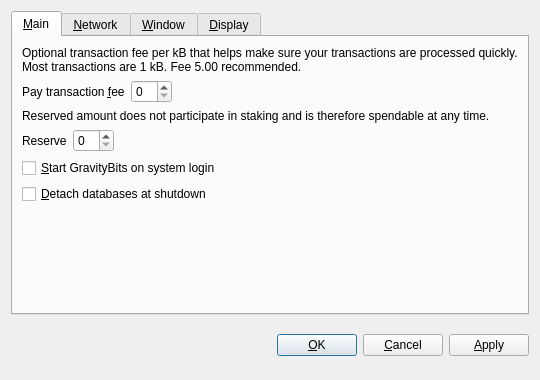
<?xml version="1.0" encoding="UTF-8"?>
<ui version="4.0">
 <class>OptionsDialog</class>
 <widget class="QDialog" name="OptionsDialog">
  <property name="geometry">
   <rect>
    <x>0</x>
    <y>0</y>
    <width>540</width>
    <height>380</height>
   </rect>
  </property>
  <property name="windowTitle">
   <string>Options</string>
  </property>
  <property name="modal">
   <bool>true</bool>
  </property>
  <layout class="QVBoxLayout" name="verticalLayout">
   <item>
    <widget class="QTabWidget" name="tabWidget">
     <property name="tabPosition">
      <enum>QTabWidget::North</enum>
     </property>
     <property name="currentIndex">
      <number>0</number>
     </property>
     <widget class="QWidget" name="tabMain">
      <attribute name="title">
       <string>&amp;Main</string>
      </attribute>
      <layout class="QVBoxLayout" name="verticalLayout_Main">
       <item>
        <widget class="QLabel" name="transactionFeeInfoLabel">
         <property name="text">
          <string>Optional transaction fee per kB that helps make sure your transactions are processed quickly. Most transactions are 1 kB. Fee 5.00 recommended.</string>
         </property>
         <property name="textFormat">
          <enum>Qt::PlainText</enum>
         </property>
         <property name="wordWrap">
          <bool>true</bool>
         </property>
        </widget>
       </item>
       <item>
        <layout class="QHBoxLayout" name="horizontalLayoutFee">
         <item>
          <widget class="QLabel" name="transactionFeeLabel">
           <property name="text">
            <string>Pay transaction &amp;fee</string>
           </property>
           <property name="textFormat">
            <enum>Qt::PlainText</enum>
           </property>
           <property name="buddy">
            <cstring>transactionFee</cstring>
           </property>
          </widget>
         </item>
         <item>
          <widget class="BitcoinAmountField" name="transactionFee"/>
         </item>
         <item>
          <spacer name="horizontalSpacerFee">
           <property name="orientation">
            <enum>Qt::Horizontal</enum>
           </property>
           <property name="sizeHint" stdset="0">
            <size>
             <width>40</width>
             <height>20</height>
            </size>
           </property>
          </spacer>
         </item>
        </layout>
       </item>
       <item>
        <widget class="QLabel" name="reserveBalanceInfoLabel">
         <property name="text">
          <string>Reserved amount does not participate in staking and is therefore spendable at any time.</string>
         </property>
         <property name="textFormat">
          <enum>Qt::PlainText</enum>
         </property>
         <property name="wordWrap">
          <bool>true</bool>
         </property>
        </widget>
       </item>
       <item>
        <layout class="QHBoxLayout" name="horizontalLayoutReserveBalance">
         <item>
          <widget class="QLabel" name="reserveBalanceLabel">
           <property name="text">
            <string>Reserve</string>
           </property>
           <property name="textFormat">
            <enum>Qt::PlainText</enum>
           </property>
           <property name="buddy">
            <cstring>reserveBalance</cstring>
           </property>
          </widget>
         </item>
         <item>
          <widget class="BitcoinAmountField" name="reserveBalance"/>
         </item>
         <item>
          <spacer name="horizontalSpacerReserveBalance">
           <property name="orientation">
            <enum>Qt::Horizontal</enum>
           </property>
           <property name="sizeHint" stdset="0">
            <size>
             <width>40</width>
             <height>20</height>
            </size>
           </property>
          </spacer>
         </item>
        </layout>
       </item>
       <item>
        <widget class="QCheckBox" name="bitcoinAtStartup">
         <property name="toolTip">
          <string>Automatically start GravityBits after logging in to the system.</string>
         </property>
         <property name="text">
          <string>&amp;Start GravityBits on system login</string>
         </property>
        </widget>
       </item>
       <item>
        <widget class="QCheckBox" name="detachDatabases">
         <property name="toolTip">
          <string>Detach block and address databases at shutdown. This means they can be moved to another data directory, but it slows down shutdown. The wallet is always detached.</string>
         </property>
         <property name="text">
          <string>&amp;Detach databases at shutdown</string>
         </property>
        </widget>
       </item>
       <item>
        <spacer name="verticalSpacer_Main">
         <property name="orientation">
          <enum>Qt::Vertical</enum>
         </property>
         <property name="sizeHint" stdset="0">
          <size>
           <width>20</width>
           <height>40</height>
          </size>
         </property>
        </spacer>
       </item>
      </layout>
     </widget>
     <widget class="QWidget" name="tabNetwork">
      <attribute name="title">
       <string>&amp;Network</string>
      </attribute>
      <layout class="QVBoxLayout" name="verticalLayout_Network">
       <item>
        <widget class="QCheckBox" name="mapPortUpnp">
         <property name="toolTip">
          <string>Automatically open the GravityBits client port on the router. This only works when your router supports UPnP and it is enabled.</string>
         </property>
         <property name="text">
          <string>Map port using &amp;UPnP</string>
         </property>
        </widget>
       </item>
       <item>
        <widget class="QCheckBox" name="connectSocks">
         <property name="toolTip">
          <string>Connect to the GravityBits network through a SOCKS proxy (e.g. when connecting through Tor).</string>
         </property>
         <property name="text">
          <string>&amp;Connect through SOCKS proxy:</string>
         </property>
        </widget>
       </item>
       <item>
        <layout class="QHBoxLayout" name="horizontalLayout_Network">
         <item>
          <widget class="QLabel" name="proxyIpLabel">
           <property name="text">
            <string>Proxy &amp;IP:</string>
           </property>
           <property name="textFormat">
            <enum>Qt::PlainText</enum>
           </property>
           <property name="buddy">
            <cstring>proxyIp</cstring>
           </property>
          </widget>
         </item>
         <item>
          <widget class="QValidatedLineEdit" name="proxyIp">
           <property name="maximumSize">
            <size>
             <width>140</width>
             <height>16777215</height>
            </size>
           </property>
           <property name="toolTip">
            <string>IP address of the proxy (e.g. 127.0.0.1)</string>
           </property>
          </widget>
         </item>
         <item>
          <widget class="QLabel" name="proxyPortLabel">
           <property name="text">
            <string>&amp;Port:</string>
           </property>
           <property name="textFormat">
            <enum>Qt::PlainText</enum>
           </property>
           <property name="buddy">
            <cstring>proxyPort</cstring>
           </property>
          </widget>
         </item>
         <item>
          <widget class="QLineEdit" name="proxyPort">
           <property name="maximumSize">
            <size>
             <width>55</width>
             <height>16777215</height>
            </size>
           </property>
           <property name="toolTip">
            <string>Port of the proxy (e.g. 9050)</string>
           </property>
          </widget>
         </item>
         <item>
          <widget class="QLabel" name="socksVersionLabel">
           <property name="text">
            <string>SOCKS &amp;Version:</string>
           </property>
           <property name="textFormat">
            <enum>Qt::PlainText</enum>
           </property>
           <property name="buddy">
            <cstring>socksVersion</cstring>
           </property>
          </widget>
         </item>
         <item>
          <widget class="QValueComboBox" name="socksVersion">
           <property name="toolTip">
            <string>SOCKS version of the proxy (e.g. 5)</string>
           </property>
          </widget>
         </item>
         <item>
          <spacer name="horizontalSpacer_Network">
           <property name="orientation">
            <enum>Qt::Horizontal</enum>
           </property>
           <property name="sizeHint" stdset="0">
            <size>
             <width>40</width>
             <height>20</height>
            </size>
           </property>
          </spacer>
         </item>
        </layout>
       </item>
       <item>
        <spacer name="verticalSpacer_Network">
         <property name="orientation">
          <enum>Qt::Vertical</enum>
         </property>
         <property name="sizeHint" stdset="0">
          <size>
           <width>20</width>
           <height>40</height>
          </size>
         </property>
        </spacer>
       </item>
      </layout>
     </widget>
     <widget class="QWidget" name="tabWindow">
      <attribute name="title">
       <string>&amp;Window</string>
      </attribute>
      <layout class="QVBoxLayout" name="verticalLayout_Window">
       <item>
        <widget class="QCheckBox" name="minimizeToTray">
         <property name="toolTip">
          <string>Show only a tray icon after minimizing the window.</string>
         </property>
         <property name="text">
          <string>&amp;Minimize to the tray instead of the taskbar</string>
         </property>
        </widget>
       </item>
       <item>
        <widget class="QCheckBox" name="minimizeOnClose">
         <property name="toolTip">
          <string>Minimize instead of exit the application when the window is closed. When this option is enabled, the application will be closed only after selecting Quit in the menu.</string>
         </property>
         <property name="text">
          <string>M&amp;inimize on close</string>
         </property>
        </widget>
       </item>
       <item>
        <spacer name="verticalSpacer_Window">
         <property name="orientation">
          <enum>Qt::Vertical</enum>
         </property>
         <property name="sizeHint" stdset="0">
          <size>
           <width>20</width>
           <height>40</height>
          </size>
         </property>
        </spacer>
       </item>
      </layout>
     </widget>
     <widget class="QWidget" name="tabDisplay">
      <attribute name="title">
       <string>&amp;Display</string>
      </attribute>
      <layout class="QVBoxLayout" name="verticalLayout_Display">
       <item>
        <layout class="QHBoxLayout" name="horizontalLayout_1_Display">
         <item>
          <widget class="QLabel" name="langLabel">
           <property name="text">
            <string>User Interface &amp;language:</string>
           </property>
           <property name="textFormat">
            <enum>Qt::PlainText</enum>
           </property>
           <property name="buddy">
            <cstring>lang</cstring>
           </property>
          </widget>
         </item>
         <item>
          <widget class="QValueComboBox" name="lang">
           <property name="toolTip">
            <string>The user interface language can be set here. This setting will take effect after restarting GravityBits.</string>
           </property>
          </widget>
         </item>
        </layout>
       </item>
       <item>
        <layout class="QHBoxLayout" name="horizontalLayout_2_Display">
         <item>
          <widget class="QLabel" name="unitLabel">
           <property name="text">
            <string>&amp;Unit to show amounts in:</string>
           </property>
           <property name="textFormat">
            <enum>Qt::PlainText</enum>
           </property>
           <property name="buddy">
            <cstring>unit</cstring>
           </property>
          </widget>
         </item>
         <item>
          <widget class="QValueComboBox" name="unit">
           <property name="toolTip">
            <string>Choose the default subdivision unit to show in the interface and when sending coins.</string>
           </property>
          </widget>
         </item>
        </layout>
       </item>
       <item>
        <widget class="QCheckBox" name="displayAddresses">
         <property name="toolTip">
          <string>Whether to show GravityBits addresses in the transaction list or not.</string>
         </property>
         <property name="text">
          <string>&amp;Display addresses in transaction list</string>
         </property>
        </widget>
       </item>
       <item>
        <widget class="QCheckBox" name="coinControlFeatures">
         <property name="toolTip">
          <string>Whether to show coin control features or not.</string>
         </property>
         <property name="text">
          <string>Display coin &amp;control features (experts only!)</string>
         </property>
        </widget>
       </item>
       <item>
        <spacer name="verticalSpacer_Display">
         <property name="orientation">
          <enum>Qt::Vertical</enum>
         </property>
         <property name="sizeHint" stdset="0">
          <size>
           <width>20</width>
           <height>40</height>
          </size>
         </property>
        </spacer>
       </item>
      </layout>
     </widget>
    </widget>
   </item>
   <item>
    <layout class="QHBoxLayout" name="horizontalLayout_Buttons">
     <item>
      <spacer name="horizontalSpacer_1">
       <property name="orientation">
        <enum>Qt::Horizontal</enum>
       </property>
       <property name="sizeHint" stdset="0">
        <size>
         <width>40</width>
         <height>48</height>
        </size>
       </property>
      </spacer>
     </item>
     <item>
      <widget class="QLabel" name="statusLabel">
       <property name="font">
        <font>
         <weight>75</weight>
         <bold>true</bold>
        </font>
       </property>
       <property name="text">
        <string/>
       </property>
       <property name="textFormat">
        <enum>Qt::PlainText</enum>
       </property>
       <property name="wordWrap">
        <bool>true</bool>
       </property>
      </widget>
     </item>
     <item>
      <spacer name="horizontalSpacer_2">
       <property name="orientation">
        <enum>Qt::Horizontal</enum>
       </property>
       <property name="sizeHint" stdset="0">
        <size>
         <width>40</width>
         <height>48</height>
        </size>
       </property>
      </spacer>
     </item>
     <item>
      <widget class="QPushButton" name="okButton">
       <property name="text">
        <string>&amp;OK</string>
       </property>
      </widget>
     </item>
     <item>
      <widget class="QPushButton" name="cancelButton">
       <property name="text">
        <string>&amp;Cancel</string>
       </property>
       <property name="autoDefault">
        <bool>false</bool>
       </property>
      </widget>
     </item>
     <item>
      <widget class="QPushButton" name="applyButton">
       <property name="text">
        <string>&amp;Apply</string>
       </property>
       <property name="autoDefault">
        <bool>false</bool>
       </property>
      </widget>
     </item>
    </layout>
   </item>
  </layout>
 </widget>
 <customwidgets>
  <customwidget>
   <class>BitcoinAmountField</class>
   <extends>QSpinBox</extends>
   <header>bitcoinamountfield.h</header>
  </customwidget>
  <customwidget>
   <class>QValueComboBox</class>
   <extends>QComboBox</extends>
   <header>qvaluecombobox.h</header>
  </customwidget>
  <customwidget>
   <class>QValidatedLineEdit</class>
   <extends>QLineEdit</extends>
   <header>qvalidatedlineedit.h</header>
  </customwidget>
 </customwidgets>
 <resources/>
 <connections/>
</ui>
